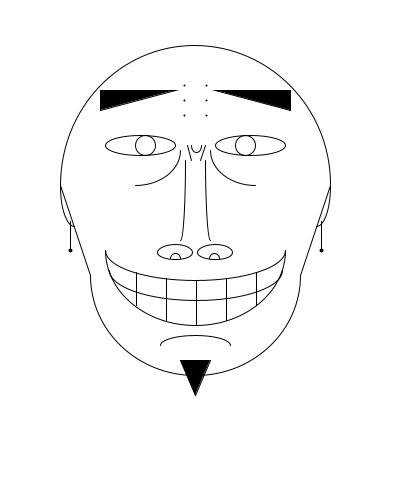
Frame 1 (no input)
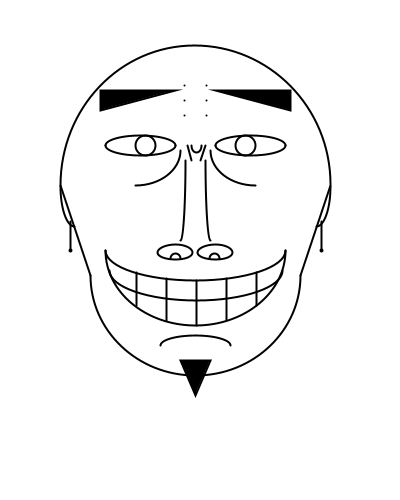
Frame 60 (the mouse pressed at the canvas centre just before this capture)
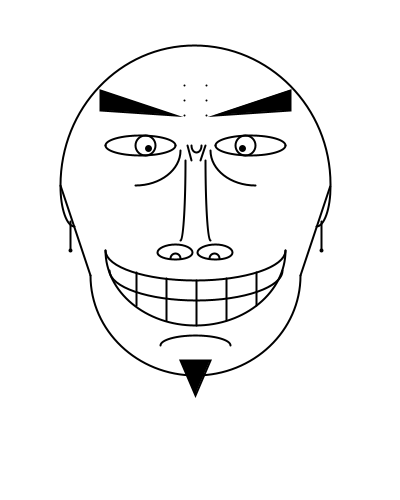
Frame 120 (the mouse held since frame 60 and released just before this capture)

The Processing sketch that drew these frames (run headless with seeded random() and noise(); from frame 60 on, the mouse is pressed at the canvas centre):

// Processing sketch: processing_171793
// ── processing_171793.pde


void setup(){
  size(400, 500);
}
void draw()
{
  background(#3F3F3F);
  line(mouseX, 20, mouseX, 40);
  background(#3F3F3F);
  line(20, mouseY, 40, mouseY);

//strokeWeight(7);
noFill();
background(255,255,255);
//cuernos y aureola
if (mouseY > 0 && mouseY <47 ) {
  fill(#FFFAB6);
  ellipse(198,22,230,35);
  noFill();
  ellipse(198,22,200,20);
}
if (mouseY > 373 ) {

  line(266,65,268,46);
  line(268,46,236,4);
  line(236,4,310,46);
  line(310,46,281,76);

  line(127,65,127,46);
  line(127,46,159,4);
  line(159,4,85,46);
  line(85,46,110,76);

}
if (mouseY > 358 ) {

  stroke(#DA1A1A);
  line(106,144,109,144);
line(109,144,112,140);
line(109,144,112,146);

}
if (mouseY > 370) {
stroke(#DA1A1A);
line(163,152,160,148);
line(160,148,157,145);
line(160,148,156,150);
stroke(0);
}
if (mouseY > 380 ) {
 stroke(#DA1A1A);
line(120,153,124,150);
line(124,150,129,147);
line(124,150,130,152);
line(124,136,128,138);
line(128,138,130,136);
line(128,138,130,140);
stroke(0);
}
if (mouseY > 358 ) {
  stroke(#DA1A1A);
  line(215,145,222,145);
line(222,145,226,140);
line(222,145,226,150);
stroke(0);
}
if (mouseY > 370) {
 stroke(#DA1A1A);
line(278,139,270,139);
line(270,139,265,136);
line(270,139,265,142);
stroke(0);
}
if (mouseY > 380 ) {
 stroke(#DA1A1A);
line(267,154,262,150);
line(262,150,258,147);
line(262,150,258,153);
stroke(0);
}

println(mouseX,mouseY);

//orejas
arc(316,186,28,80,0,HALF_PI);
arc(74,186,28,80,HALF_PI, PI);
line(321,221,321,250);//pendiente izquierdo
line(70,221,70,250);//pendiente derecho

//primer ojo
arc(140,145,70,20,0,PI);
arc(140,145,70,20,PI,TWO_PI);
//segundo ojo
arc(250,145,70,20,0,PI);
arc(250,145,70,20,PI,TWO_PI);
//pupila de los ojos
ellipse(145,145,20,20);
ellipse(245,145,20,20);
//labios: parte superior e inferior
arc(195,250,180,60,0,PI);
arc(195,250,180,150,0,PI);
//dientes
arc(196,270,173,60,0,PI);
line(196,280,196,325);//linea del medio
line(226,278,226,320);//segunda linea derecha
line(166,278,166,320);//segunda linea izquierda
line(256,272,256,305);//tercera linea derecha
line(136,272,136,305);//cuarta liena izquierda
//primera y segunda bolsa del ojo
arc(135,150,90,70,0,HALF_PI);
arc(255,150,90,70,HALF_PI, PI);
//tabique de la nariz
arc(180,160,10,160,0,HALF_PI);
arc(210,160,10,160,HALF_PI, PI);
//ceño de la nariz
line(187,145,191,160);
line(205,145,200,160);
arc(196,145,10,15,0,PI);
//fosas nasales
ellipse(175,252,35,15);
ellipse(215,252,35,15);
arc(175,258,10,10,PI,TWO_PI);
arc(214,258,10,10,PI,TWO_PI);
//cabeza: parte superior
arc(195,185,270,280,PI,TWO_PI);
//pomulos: derecha e izquierda
line(60,185,90,275);
line(330,185,300,275);
//barbilla
arc(195,275,210,200,0,PI);
arc(195,345,70,20,PI,TWO_PI);
fill(0,0,0);
triangle(180,360,210,360,195,395);//perilla
//cejas: izquierda y derecha 
triangle(100,110,100,90,175,mouseY/10+90);
triangle(290,110,290,90,215,mouseY/10+90);
//punto de las pupilas
strokeWeight(mouseY/35);
point(148,148);
point(242,148);
strokeWeight(4);
point(321,250);
point(70,250);
strokeWeight(2);
point(206,115);
point(184,115);
point(206,100);
point(184,100);
point(206,85);
point(184,85);
}
